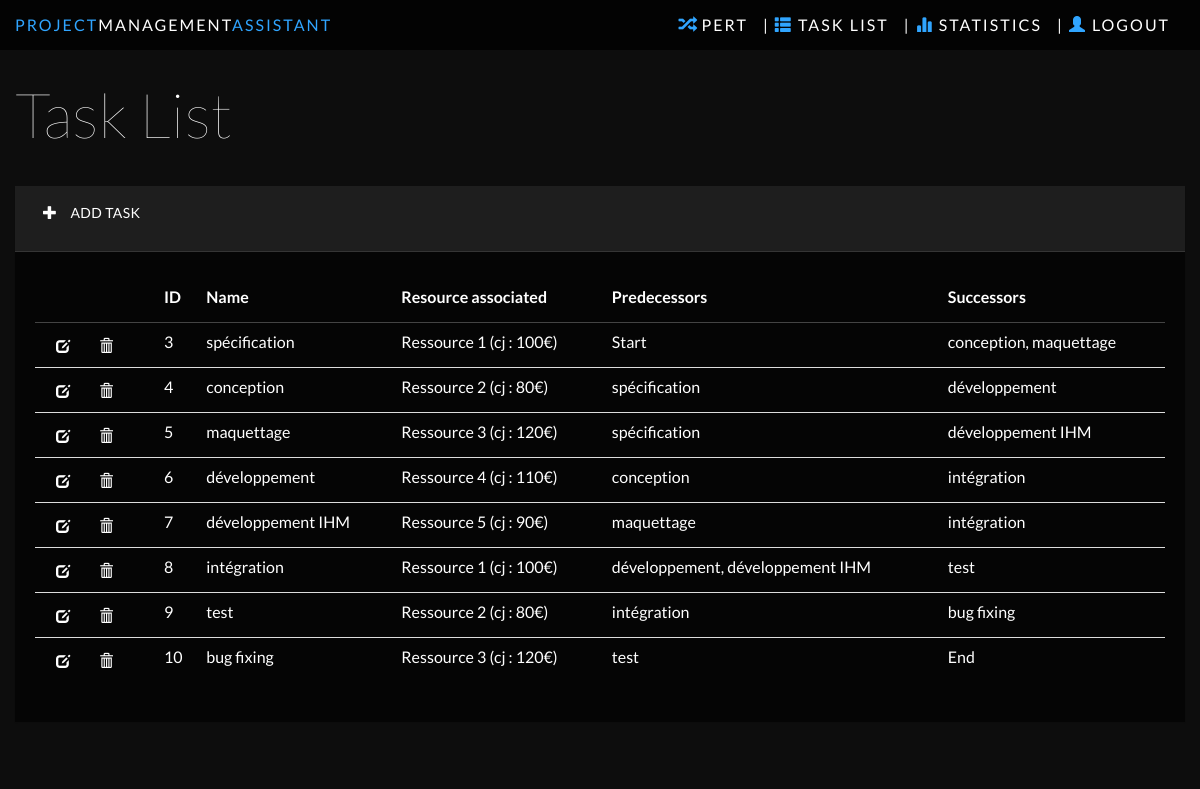
/tasklist.php, run on the app's committed database.
### tables this page shows
CREATE TABLE IF NOT EXISTS `tache` (
  `id` int(10) NOT NULL AUTO_INCREMENT,
  `idProjet` int(10) NOT NULL,
  `idRessource` int(10) NOT NULL,
  `nom` varchar(50) NOT NULL,
  PRIMARY KEY (`id`)
);

CREATE TABLE IF NOT EXISTS `ressource` (
  `id` int(10) NOT NULL AUTO_INCREMENT,
  `nom` varchar(50) NOT NULL,
  `cout` int(10) NOT NULL,
  PRIMARY KEY (`id`)
);

### models/cnx.php (called while the page is built)
<?php
function getBdd() {
	try
	{
		$bdd = new PDO('mysql:host=localhost;dbname=m1bdv2;charset=utf8', 'root', '');
	}
	catch(Exception $e)
	{
	        die('Erreur : '.$e->getMessage());
	}
  return $bdd;
}
?>

### models/Project.php (called while the page is built, shortened)
<?php
require("Task.php");
class Project
{
	var $listeTaches;
	var $listeRessources;
	var $bdd;
	private static $_instance = null;
	function __construct($id, $nom, $tacheDebut, $tacheFin)
	{
		$this->listeRessources = array();
		$this->listeTaches = array();
		$this->bdd = getBdd();
		$this->loadListeRessources();
		$this->loadListeTaches();
	}
	function loadListeTaches()
	{
		$this->listeTaches = array();
		$reponse = $this->bdd->query('SELECT * FROM tache');
		while ($donnees = $reponse->fetch())
		{
			$tache = new Task($donnees['id'], $donnees['nom'], $this);
			$tache->loadLoi();
			$tache->loadRessource();
			$tache->loadPredecesseurs();
			$tache->loadSuccesseurs();
			array_push($this->listeTaches, $tache);
		}
	}
	function loadListeRessources() {
		$reponse = $this->bdd->query('SELECT * FROM ressource');
		while ($donnees = $reponse->fetch())
		{
			$ressource = new Ressource($donnees['id'], $donnees['nom'], $donnees['cout']);
			array_push($this->listeRessources, $ressource);
		}
	}
	public static function getInstance() {
		if(is_null(self::$_instance)) {
			self::$_instance = new Project(1, 'Gna', null, null);
		}
		return self::$_instance;
	}
	function getParallelPaths() {
    $start = $this->getTaskById(1);
    $allPathsFromStartToEnd = $this->getAllPathsFromStartToEnd($start);
    return $allPathsFromStartToEnd;
  }
  function getAllPathsFromStartToEnd($task) {
    $resultList = array();
    $afterList = array();
    if (count($task->successeurs) == 0) {
      array_push($afterList, $task);
      array_push($resultList, $afterList);
      return $resultList;
    } else if(count($task->successeurs) == 1) {
      $id = $task->successeurs[0]->id;
      $nextTask = $this->getTaskById($id);
      $partialList = $this->getAllPathsFromStartToEnd($nextTask);
      while(count($partialList) > 0) {
        $firstElementList = array_shift($partialList);
        array_unshift($firstElementList, $task);
        array_push($resultList, $firstElementList);
      }
      return $resultList;
    } else {
      for ($i=0; $i < count($task->successeurs); $i++) {
        $id = $task->successeurs[$i]->id;
        $nextTask = $this->getTaskById($id);
        $partialList = $this->getAllPathsFromStartToEnd($nextTask);
        while(count($partialList) > 0) {
          $firstElementList = array_shift($partialList);
          array_unshift($firstElementList, $task);
          array_push($resultList, $firstElementList);
        }
      }
      return $resultList;
    }
  }
  function getTaskById($id) {
    $tache = NULL;
		for ($i=0; $i < count($this->listeTaches); $i++) {
			if($this->listeTaches[$i]->id == $id) {
				$tache = $this->listeTaches[$i];
				$i = count($this->listeTaches);
			}
		}
		return $tache;
  }
}
?>

### models/Task.php (called while the page is built, shortened)
<?php
require("cnx.php");
class Task
{
	var $id;
	var $bdd;
	function __construct($id, $nom,  $projet)
	{
		$this->id = $id;
		$this->bdd = getBdd();
	}
	public function loadLoi()
	{
		$this->bdd->setAttribute(PDO::ATTR_ERRMODE, PDO::ERRMODE_EXCEPTION);
		$q = $this->bdd->prepare("SELECT l.* FROM tache t, loi l WHERE t.id = l.idTache AND t.id = ?");
		$q->execute(array($this->id));
		$loi = $q->fetch(PDO::FETCH_ASSOC);
		if($loi['nom'] == LoiEnum::Beta) {
			$this->bdd->setAttribute(PDO::ATTR_ERRMODE, PDO::ERRMODE_EXCEPTION);
			$q = $this->bdd->prepare("SELECT b.* FROM loi l, loiBeta b where b.id = ?");
			$q->execute(array($loi['id']));
			$beta = $q->fetch(PDO::FETCH_ASSOC);
		} else if($loi['nom'] == LoiEnum::Triangulaire) {
			$this->bdd->setAttribute(PDO::ATTR_ERRMODE, PDO::ERRMODE_EXCEPTION);
			$q = $this->bdd->prepare("SELECT t.* FROM loi l, loiTriangulaire t where t.id = ?");
			$q->execute(array($loi['id']));
			$triangulaire = $q->fetch(PDO::FETCH_ASSOC);
		} else if($loi['nom'] == LoiEnum::Normale) {
			$this->bdd->setAttribute(PDO::ATTR_ERRMODE, PDO::ERRMODE_EXCEPTION);
			$q = $this->bdd->prepare("SELECT n.* FROM loi l, loiNormale n where n.id = ?");
			$q->execute(array($loi['id']));
			$normale = $q->fetch(PDO::FETCH_ASSOC);
		} else if($loi['nom'] == LoiEnum::Uniforme) {
			$this->loi = new LoiRand($loi['valeurMin'], $loi['valeurMax']);
		} else if($loi['nom'] == LoiEnum::SansLoi) {
			$this->loi = new SansLoi($loi['valeurMax']);
		}
	}
	public function loadRessource() {
		$this->bdd->setAttribute(PDO::ATTR_ERRMODE, PDO::ERRMODE_EXCEPTION);
		$q = $this->bdd->prepare("SELECT r.* FROM tache t, ressource r WHERE t.idRessource = r.id AND t.id = ?");
		$q->execute(array($this->id));
		$ressource = $q->fetch(PDO::FETCH_ASSOC);
	}
	public function loadPredecesseurs() {
		$q = $this->bdd->prepare("SELECT idPredecesseur FROM predecesseur WHERE idTache = ?");
		$q->execute(array($this->id));
		while ($donnees = $q->fetch()) {
			$q1 = $this->bdd->prepare("SELECT nom, idProjet FROM tache WHERE id = ?");
			$q1->execute(array($donnees['idPredecesseur']));
			$row = $q1->fetch(PDO::FETCH_ASSOC);
		}
	}
	public function loadSuccesseurs() {
		$q = $this->bdd->prepare("SELECT idSuccesseur FROM successeur WHERE idTache = ?");
		$q->execute(array($this->id));
		while ($donnees = $q->fetch()) {
			$q1 = $this->bdd->prepare("SELECT nom, idProjet FROM tache WHERE id = ?");
			$q1->execute(array($donnees['idSuccesseur']));
			$row = $q1->fetch(PDO::FETCH_ASSOC);
		}
	}
}
?>

### tasklist.php (the view, shortened to what this page needs)
<?php
require("models/Project.php");
$project = Project::getInstance();
?>
<html>
<head>
    <link href="css/bootstrap.min.css" rel="stylesheet">
    <link href="css/styles.css" rel="stylesheet">
</head>
<body>
	<?php require 'navbar.php'; ?>
	<div class="row main">
        <div class="row">
            <div class="col-lg-12">
                <h1 class="page-header">Task List</h1>
            </div>
        </div>
        <div class="row">
            <div class="col-lg-12">
                <div class="panel panel-default">
					<div class="panel-heading">
						<a class="btn btn-link" data-toggle="modal" data-target="#myModal"><span class="glyphicon glyphicon-plus"></span> Add Task</a>
					</div>
                    	<div class="panel-body">
                        <table class="table">
                            <thead>
                            	<tr>
								<th></th>
                                <th>ID</th>
                                <th>Name</th>
                                <th>Resource associated</th>
                                <th>Predecessors</th>
                                <th>Successors</th>
                              </tr>
                            </thead>
                            <tbody>
                            	<?php
									foreach ($project->listeTaches as $task) {
                                        if($task->nom !== "Start" && $task->nom !== "End") {
	                            ?>
	                            <tr>
								<td>
                                    <a class="btn btn-link" data-toggle="modal" data-target="#modalTache<?php echo $task->id;?>" >
                                        <span class="glyphicon glyphicon-edit"></span>
                                    </a>
                                    <a class="btn btn-link" data-toggle="modal" data-target="#modalDeleteTache<?php echo $task->id;?>">
                                        <span class="glyphicon glyphicon-trash"></span>
                                    </a>
                                    <br>
                                </td>
                                  <td><?php echo $task->id;?></td>
	                              <td><?php echo $task->nom;?></td>
	                              <td><?php echo $task->ressource->nom . ' (cj : ' . $task->ressource->cout . '€)'; ?></td>
                                  <td><?php
                                      $i = 0;
                                      foreach($task->predecesseurs as $pred) {
                                          if($i == 0) {echo $pred->nom;}
                                          else { echo ", " . $pred->nom;}
                                          $i++;
                                      } ?></td>
                                  <td><?php
                                      $i = 0;
                                      foreach($task->successeurs as $succ) {
                                          if($i == 0) echo $succ->nom ;
                                          else echo ", " . $succ->nom ;
                                          $i++;
                                    }  } } ?></td>
                                </tr>
                            </tbody>
                      </table>
                    </div>
					<?php require("addTask.php") ?>
                </div>
            </div>
        </div>
</body>
</html>

### navbar.php (shortened to what this page needs)
<nav class="navbar navbar-inverse navbar-fixed-top" role="navigation">
  <div class="container-fluid">
    <div class="navbar-header">
      <a class="navbar-brand" href="index.php"><span>Project</span>Management<span>Assistant</span></a>
              <ul class="nav navbar-top-links navbar-right">
                      <a href="login.php" class="navbar-brand">| <span class="glyphicon glyphicon-user"></span> Logout</a>
      </ul>
              <ul class="nav navbar-top-links navbar-right">
                      <a href="stats.php" class="navbar-brand">| <span class="glyphicon glyphicon-stats"></span> Statistics</a>
              </ul>
              <ul class="nav navbar-top-links navbar-right">
                      <a href="tasklist.php" class="navbar-brand">| <span class="glyphicon glyphicon-th-list"></span> Task List</a>
              </ul>
              <ul class="nav navbar-top-links navbar-right">
                      <a href="index.php" class="navbar-brand"><span class="glyphicon glyphicon-random"></span> PERT</a>
              </ul>
    </div>
  </div>
</nav>

### addTask.php (shortened to what this page needs)
</div>

### css/styles.css (style rules this page uses)
body { background-color: #0d0d0d; background-image: url(../img/bg.jpg); background-size: cover; -webkit-background-size: cover; -moz-background-size: cover; -o-background-size: cover; font-family: 'Lato'; padding-top: 50px; color: #fff; }
.row { margin: 0; }
.panel-body { padding: 20px; }
.main { padding-bottom: 20px; }
a, a:hover, a:focus { color: #fff; }
h1, h2, h3, h4, h5, h6 { color: #fff; }
h1 { font-weight: 100; font-size: 62px; }
.navbar-header .navbar-brand { color: #fff; font-size: 16px; text-transform: uppercase; font-weight: 500; letter-spacing: 2px; }
.navbar-header .navbar-brand span { color: #30a5ff; }
.btn-link { color: #fff; }
.btn { border-radius: 2px; }
.panel { border: 0; background: #333; background: rgba(0, 0, 0, .65); border-radius: 0; margin-top: -1px; }
.panel-heading { font-size: 18px; font-weight: 300; letter-spacing: 0.025em; height: 66px; line-height: 45px; border-radius: 0; }
.panel-default .panel-heading { background: #444; background: rgba(255, 255, 255, .1); border-bottom: 1px solid rgba(255, 255, 255, .1); color: #fff; text-transform: uppercase; font-size: 14px; font-weight: 500; }
.navbar { border: 0; background: rgba(0, 0, 0, .75); }
@media (min-width: 768px) { .navbar-header { width: 100%; } }
h1.page-header { margin-top: 30px; margin-bottom: 30px; border-bottom: 0; color: #fff; }
.panel-heading .glyphicon { margin-right: 10px; }
.table { background: none; }
.table>thead>tr>th { border-bottom: 1px solid #444; vertical-align: middle; height: 50px; }

### data on the page
tache: id "3", nom "spécification", idRessource.nom "Ressource 1", idRessource.cout "100"
tache: nom "Start"
tache: nom "conception", id "4", idRessource.nom "Ressource 2", idRessource.cout "80"
tache: nom "maquettage", id "5", idRessource.nom "Ressource 3", idRessource.cout "120"
tache: nom "développement", id "6", idRessource.nom "Ressource 4", idRessource.cout "110"
tache: nom "développement IHM", id "7", idRessource.nom "Ressource 5", idRessource.cout "90"
tache: nom "intégration", id "8", idRessource.nom "Ressource 1", idRessource.cout "100"
tache: nom "test", id "9", idRessource.nom "Ressource 2", idRessource.cout "80"
tache: nom "bug fixing", id "10", idRessource.nom "Ressource 3", idRessource.cout "120"
tache: nom "End"
